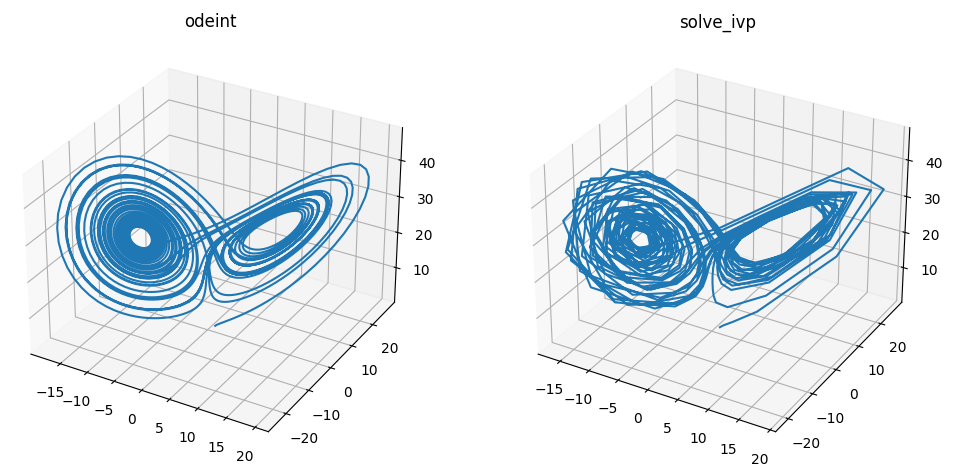

Write the Python code that produced this figure.
import numpy as np
import matplotlib.pyplot as plt
from scipy.integrate import odeint, solve_ivp

# Parameters for the Lorenz System
a = 10.0
b = 28.0
c = 8.0 / 3.0

# Define the differential equations
def lorenz(t, state, a, b, c):
    x, y, z = state           # Unpack the state vector

    dx = a * (y - x)
    dy = x * (b - z) - y
    dz = x * y - c * z
    return [dx, dy, dz]

# Initial state and time points
p = (a, b, c)                 # Parameters of the system
y0 = [1.0, 1.0, 1.0]
t_span = (0.0, 40.0)
t = np.arange(0.0, 40.0, 0.01)
#t = np.arange(0.0, 15.0, 0.01)

# Integrate the Lorenz equations
# First method
# Solve a system of ordinary differential equations using lsoda
# from the FORTRAN library odepack
result_odeint = odeint(lorenz, y0, t, p, tfirst = True)
# Second method
# Solve an initial value problem for a system of ordinary
# differential equations
result_solve_ivp = solve_ivp(lorenz, t_span, y0, args = p)

# Create a 3D plot
fig = plt.figure(figsize = (12,6))
ax = fig.add_subplot(1, 2, 1, projection = "3d")
ax.plot(result_odeint[:, 0],
        result_odeint[:, 1],
        result_odeint[:, 2])
ax.set_title("odeint")

ax = fig.add_subplot(1, 2, 2, projection = "3d")
ax.plot(result_solve_ivp.y[0, :],
        result_solve_ivp.y[1, :],
        result_solve_ivp.y[2, :])

ax.set_title("solve_ivp")

plt.show()
